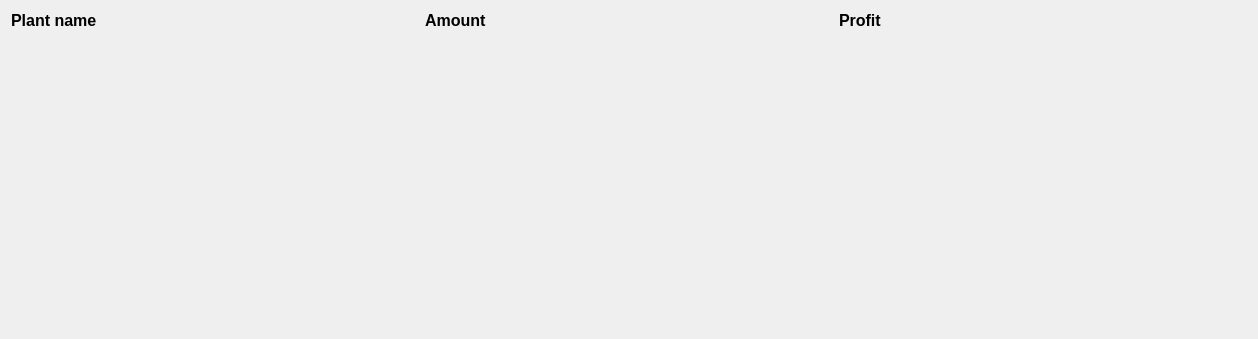
                    <widget class="QWidget" name="scrollAreaWidgetContents_2">
                     <property name="geometry">
                      <rect>
                       <x>0</x>
                       <y>0</y>
                       <width>1258</width>
                       <height>339</height>
                      </rect>
                     </property>
                     <layout class="QVBoxLayout" name="verticalLayout_25">
                      <item>
                       <layout class="QGridLayout" name="info_gridLayout">
                        <item row="0" column="0">
                         <widget class="QLabel" name="label_80">
                          <property name="minimumSize">
                           <size>
                            <width>95</width>
                            <height>0</height>
                           </size>
                          </property>
                          <property name="font">
                           <font>
                            <pointsize>12</pointsize>
                            <weight>75</weight>
                            <bold>true</bold>
                           </font>
                          </property>
                          <property name="statusTip">
                           <string>The name of the plant for this bid</string>
                          </property>
                          <property name="text">
                           <string>Plant name</string>
                          </property>
                         </widget>
                        </item>
                        <item row="0" column="2">
                         <widget class="QLabel" name="label_82">
                          <property name="minimumSize">
                           <size>
                            <width>50</width>
                            <height>0</height>
                           </size>
                          </property>
                          <property name="font">
                           <font>
                            <pointsize>12</pointsize>
                            <weight>75</weight>
                            <bold>true</bold>
                           </font>
                          </property>
                          <property name="toolTip">
                           <string>The profits made by this bid</string>
                          </property>
                          <property name="text">
                           <string>Profit</string>
                          </property>
                         </widget>
                        </item>
                        <item row="0" column="1">
                         <widget class="QLabel" name="label_81">
                          <property name="minimumSize">
                           <size>
                            <width>70</width>
                            <height>0</height>
                           </size>
                          </property>
                          <property name="font">
                           <font>
                            <pointsize>12</pointsize>
                            <weight>75</weight>
                            <bold>true</bold>
                           </font>
                          </property>
                          <property name="toolTip">
                           <string>The capacity accepted and offered for this bid</string>
                          </property>
                          <property name="text">
                           <string>Amount</string>
                          </property>
                         </widget>
                        </item>
                       </layout>
                      </item>
                      <item>
                       <layout class="QVBoxLayout" name="info_verticalLayout_emptyList"/>
                      </item>
                      <item>
                       <spacer name="verticalSpacer_10">
                        <property name="orientation">
                         <enum>Qt::Vertical</enum>
                        </property>
                        <property name="sizeHint" stdset="0">
                         <size>
                          <width>20</width>
                          <height>40</height>
                         </size>
                        </property>
                       </spacer>
                      </item>
                     </layout>
                    </widget>
